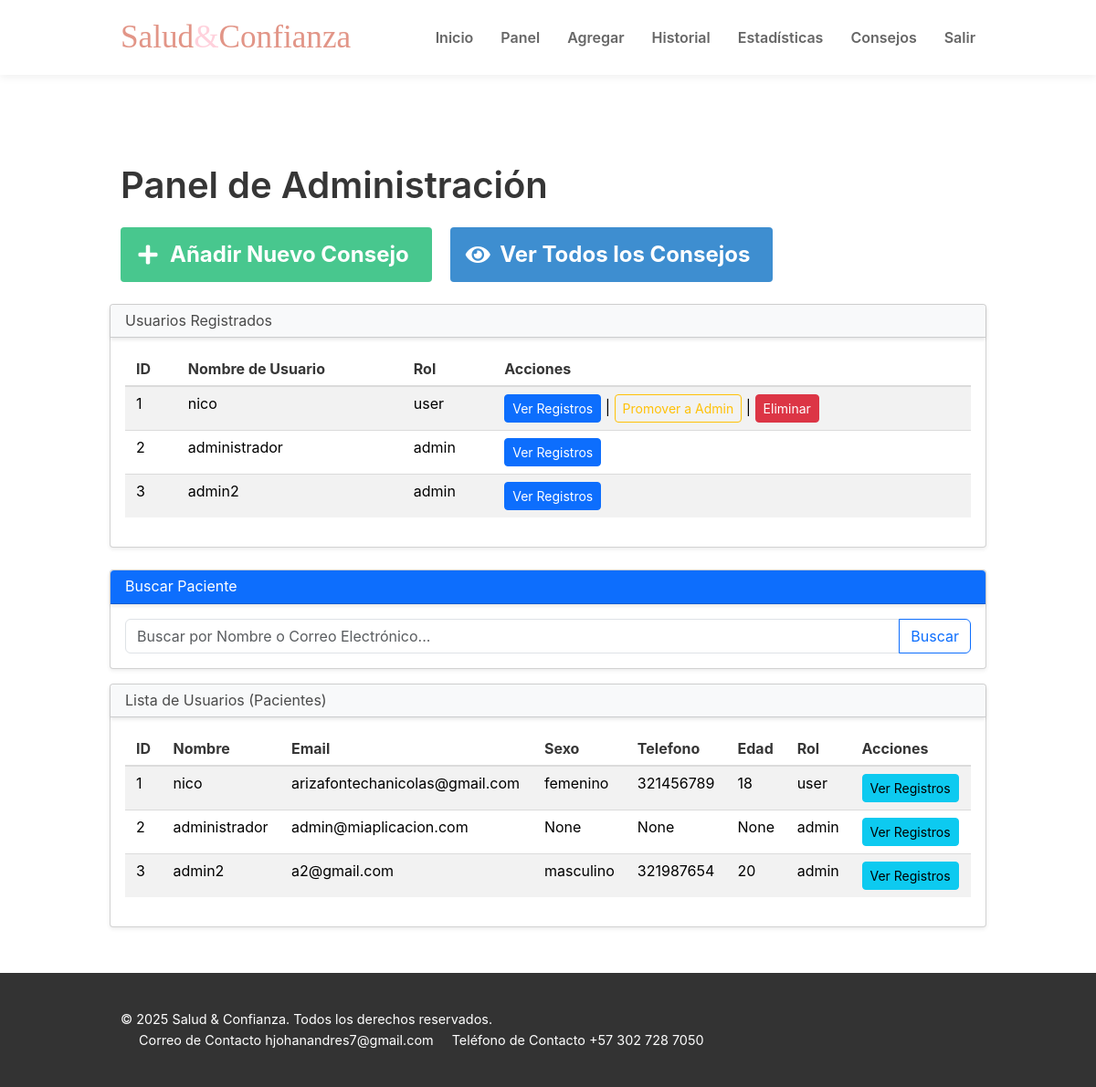
Page /admin/dashboard (signed in) on the committed database.
### app.py (models this page shows, shortened)
class Usuario(db.Model):
    id = db.Column(db.Integer, primary_key=True)
    nombre = db.Column(db.String(50), unique=True, nullable=False)
    password_hash = db.Column(db.String(500), nullable=False)
    rol = db.Column(db.String(20), default='user')
    email = db.Column(db.String(120), unique=True, nullable=False)
    edad = db.Column(db.Integer)
    sexo = db.Column(db.String(10))
    telefono = db.Column(db.String(20))
    ritmos_cardiacos = db.relationship("RitmoCardiaco", backref="usuario", lazy=True)
    presiones = db.relationship("PresionArterial", backref="usuario", lazy=True)
    niveles_azucar = db.relationship("NivelAzucar", backref="usuario", lazy=True)
    colesteroles = db.relationship("Colesterol", backref="usuario", lazy=True)
    oxigenos = db.relationship("OxigenoSangre", backref="usuario", lazy=True)
    pesos = db.relationship("Peso", backref="usuario", lazy=True)
    alturas = db.relationship("Altura", backref="usuario", lazy=True)

### app.py (the view)
@app.route('/admin/dashboard', methods=['GET'])
@rol_requerido('admin')
def admin_dashboard():
    search_query = request.args.get('q', '').strip()
    if search_query:
        usuarios = Usuario.query.filter(
            (Usuario.nombre.ilike(f'%{search_query}%')) |
            (Usuario.email.ilike(f'%{search_query}%'))
        ).all()
        if not usuarios:
            flash(f"No se encontraron pacientes con el término '{search_query}'.", 'info')
    else:
        usuarios = Usuario.query.all()
    return render_template('admin_dashboard.html',
                           usuarios=usuarios,
                           search_query=search_query,
                           registros={})

### app.py (called while the page is built)
def rol_requerido(rol):
    def decorator(f):
        @wraps(f)
        def decorated_function(*args, **kwargs):
            if 'usuario_id' not in session or session.get('rol') != rol:
                flash("Acceso denegado. Se requiere el rol de " + rol, "error")
                return redirect(url_for('login'))
            return f(*args, **kwargs)
        return decorated_function
    return decorator

### templates/admin_dashboard.html (shortened to what this page needs)
{% extends "base.html" %}
{% block content %}
    <div class="container">
        <h1 class="title is-2">Panel de Administración</h1>
        <div class="block mb-5">
            <a href="{{ url_for('agregar_consejo') }}" class="button is-success is-large">
                <span class="icon"><i class="fas fa-plus"></i></span> <span>Añadir Nuevo Consejo</span>
            </a>
            <a href="{{ url_for('consejos') }}" class="button is-info is-large ml-4">
                <span class="icon"><i class="fas fa-eye"></i></span> <span>Ver Todos los Consejos</span>
            </a>
        </div>
    </div>
    <div class="card shadow-sm mb-5">
        <div class="card-header bg-light">
            <h4 class="mb-0">Usuarios Registrados</h4>
        </div>
        <div class="card-body">
            <div class="table-responsive">
                <table class="table table-striped table-hover">
                    <thead>
                        <tr>
                            <th>ID</th>
                            <th>Nombre de Usuario</th>
                            <th>Rol</th>
                            <th>Acciones</th>
                        </tr>
                    </thead>
                    <tbody>
                    {% for usuario in usuarios %}
                    <tr>
                        <td>{{ usuario.id }}</td>
                        <td>{{ usuario.nombre }}</td>
                        <td>{{ usuario.rol }}</td>
                        <td>
                            <a href="{{ url_for('ver_usuario_registros', usuario_id=usuario.id) }}" class="btn btn-sm btn-primary">Ver Registros</a>
                            {% if usuario.rol != 'admin' %}
                            | <a href="{{ url_for('promover_admin', usuario_id=usuario.id) }}" class="btn btn-sm btn-outline-warning">Promover a Admin</a>
                            |
                            <form action="{{ url_for('eliminar_usuario', usuario_id=usuario.id) }}" method="post" style="display:inline;" onsubmit="return confirm('¿Estás seguro de que quieres eliminar a este usuario y todos sus registros? Esta acción es irreversible.');">
                                <button type="submit" class="btn btn-sm btn-danger">Eliminar</button>
                            </form>
                            {% endif %}
                        </td>
                    </tr>
                    {% endfor %}
                </tbody>
                </table>
            </div>
        </div>
    </div>
    <div class="card shadow-sm mb-4">
    <div class="card-header bg-primary text-white">
        <h4 class="mb-0">Buscar Paciente</h4>
    </div>
    <div class="card-body">
        <form method="GET" action="{{ url_for('admin_dashboard') }}">
            <div class="input-group">
                <input type="text"
                       name="q"
                       class="form-control"
                       placeholder="Buscar por Nombre o Correo Electrónico..."
                       value="{{ search_query if search_query }}"
                       required>
                <button class="btn btn-outline-primary" type="submit">Buscar</button>
            </div>
        </form>
    </div>
</div>
<div class="card shadow-sm">
    <div class="card-header bg-light">
        <h4 class="mb-0">Lista de Usuarios (Pacientes)</h4>
    </div>
    <div class="card-body">
        {% if usuarios %}
            <div class="table-responsive">
                <table class="table table-striped table-hover">
                    <thead>
                        <tr>
                            <th>ID</th>
                            <th>Nombre</th>
                            <th>Email</th>
                            <th>Sexo</th>
                            <th>Telefono</th>
                            <th>Edad</th>
                            <th>Rol</th>
                            <th>Acciones</th>
                        </tr>
                    </thead>
                    <tbody>
                        {% for user in usuarios %}
                        <tr>
                            <td>{{ user.id }}</td>
                            <td>{{ user.nombre }}</td>
                            <td>{{ user.email }}</td>
                            <td>{{ user.sexo }}</td>
                            <td>{{ user.telefono }}</td>
                            <td>{{ user.edad }}</td>
                            <td>{{ user.rol }}</td>
                            <td>
                                <a href="{{ url_for('ver_usuario_registros', usuario_id=user.id) }}" class="btn btn-sm btn-info">Ver Registros</a>
                                </td>
                        </tr>
                        {% endfor %}
                    </tbody>
                </table>
            </div>
        {% else %}
            <p class="notification is-info">No se encontraron usuarios.</p>
        {% endif %}
    </div>
</div>
{% endblock %}

### static/css/style.css (style rules this page uses)
:root { --primary-color: #FFD1DC; --secondary-color: #F8F8F8; --accent-color: #E29587; --text-color-dark: #333333; --text-color-light: #666666; --white-color: #FFFFFF; --box-shadow: 0 4px 8px rgba(0,0,0,0.05); }
* { margin: 0; padding: 0; box-sizing: border-box; }
body { font-family: 'Open Sans', sans-serif; line-height: 1.6; color: var(--text-color-dark); background-color: var(--secondary-color); }
.container { max-width: 1200px; margin: 0 auto; padding: 0 20px; }
.button { display: inline-block; background-color: var(--accent-color); color: var(--white-color); padding: 15px 30px; text-decoration: none; border-radius: 30px; font-weight: 700; transition: background-color 0.3s ease, transform 0.2s ease; border: none; cursor: pointer; }
.form-control { width: 100%; padding: 10px; border: 1px solid #ccc; border-radius: 5px; box-sizing: border-box; }

### templates/base.html (style rules this page uses)
html, body { height: 100%; }

### rows in the picture
Usuario: id "1", nombre "nico", rol "user", email "arizafontechanicolas@gmail.com", sexo "femenino", telefono "321456789", edad "18"
Usuario: id "2", nombre "administrador", rol "admin", email "admin@miaplicacion.com", sexo "None", telefono "None", edad "None"
Usuario: id "3", nombre "admin2", rol "admin", email "a2@gmail.com", sexo "masculino", telefono "321987654", edad "20"
